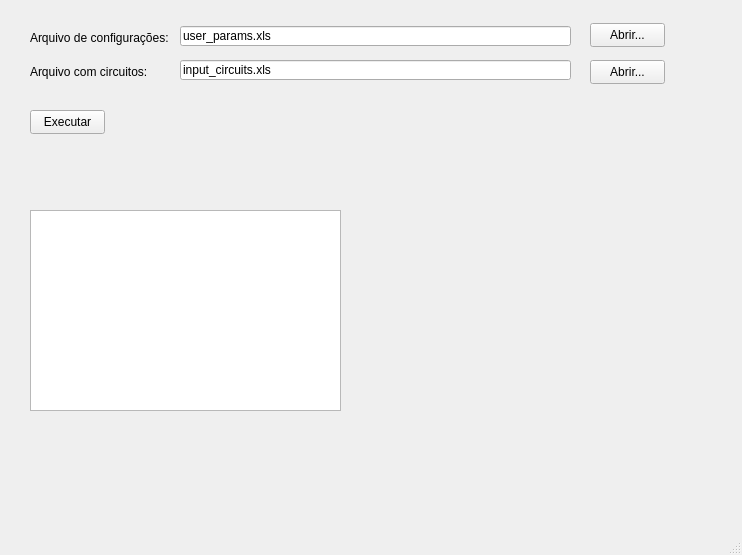
<?xml version="1.0" encoding="UTF-8"?>
<ui version="4.0">
 <class>MainWindow</class>
 <widget class="QMainWindow" name="MainWindow">
  <property name="geometry">
   <rect>
    <x>0</x>
    <y>0</y>
    <width>742</width>
    <height>555</height>
   </rect>
  </property>
  <property name="windowTitle">
   <string>MainWindow</string>
  </property>
  <widget class="QWidget" name="centralwidget">
   <widget class="QLineEdit" name="lineEditUserParams">
    <property name="geometry">
     <rect>
      <x>180</x>
      <y>26</y>
      <width>391</width>
      <height>20</height>
     </rect>
    </property>
    <property name="text">
     <string>user_params.xls</string>
    </property>
   </widget>
   <widget class="QLabel" name="label">
    <property name="geometry">
     <rect>
      <x>30</x>
      <y>30</y>
      <width>161</width>
      <height>16</height>
     </rect>
    </property>
    <property name="text">
     <string>Arquivo de configurações:</string>
    </property>
   </widget>
   <widget class="QLabel" name="label_2">
    <property name="geometry">
     <rect>
      <x>30</x>
      <y>64</y>
      <width>131</width>
      <height>16</height>
     </rect>
    </property>
    <property name="text">
     <string>Arquivo com circuitos:</string>
    </property>
   </widget>
   <widget class="QLineEdit" name="lineEditInputCircuits">
    <property name="geometry">
     <rect>
      <x>180</x>
      <y>60</y>
      <width>391</width>
      <height>20</height>
     </rect>
    </property>
    <property name="text">
     <string>input_circuits.xls</string>
    </property>
   </widget>
   <widget class="QPushButton" name="pushButton">
    <property name="geometry">
     <rect>
      <x>590</x>
      <y>23</y>
      <width>75</width>
      <height>24</height>
     </rect>
    </property>
    <property name="text">
     <string>Abrir...</string>
    </property>
   </widget>
   <widget class="QPushButton" name="pushButton_2">
    <property name="geometry">
     <rect>
      <x>590</x>
      <y>60</y>
      <width>75</width>
      <height>24</height>
     </rect>
    </property>
    <property name="text">
     <string>Abrir...</string>
    </property>
   </widget>
   <widget class="QTableView" name="tableView">
    <property name="geometry">
     <rect>
      <x>30</x>
      <y>210</y>
      <width>311</width>
      <height>201</height>
     </rect>
    </property>
   </widget>
   <widget class="QPushButton" name="buttonExecute">
    <property name="geometry">
     <rect>
      <x>30</x>
      <y>110</y>
      <width>75</width>
      <height>24</height>
     </rect>
    </property>
    <property name="text">
     <string>Executar</string>
    </property>
   </widget>
  </widget>
  <widget class="QMenuBar" name="menubar">
   <property name="geometry">
    <rect>
     <x>0</x>
     <y>0</y>
     <width>742</width>
     <height>19</height>
    </rect>
   </property>
  </widget>
  <widget class="QStatusBar" name="statusbar"/>
 </widget>
 <resources/>
 <connections/>
</ui>
